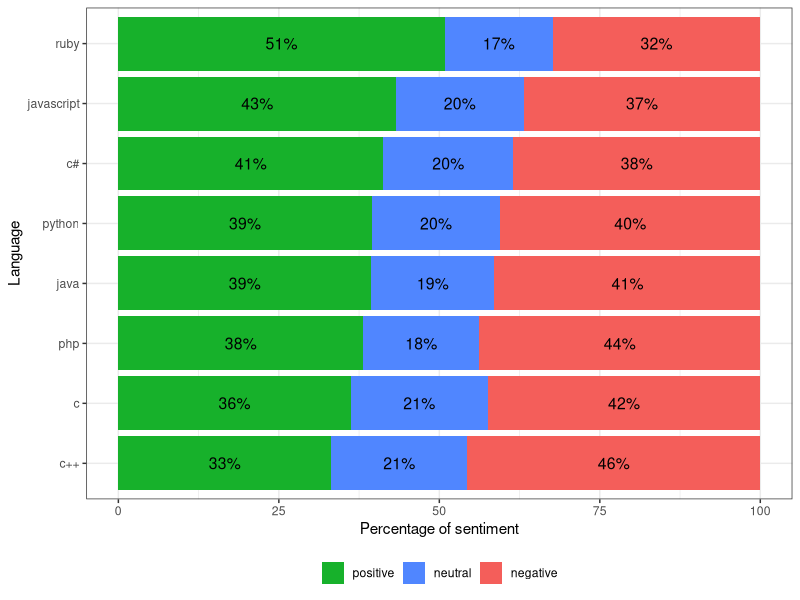

R code for this plot:
library(ggplot2)
library(dplyr)
data<-read.csv("gh-comment-sentiment.csv", header=TRUE)
stats1<-data %>% select(language, score) %>% 
  mutate(tone=as.factor(ifelse(score>0, "positive", ifelse(score<0, "negative", "neutral")))) %>%
  select(language, tone) %>% 
  group_by(language, tone) %>% 
  summarize(count=n()) %>%
  ungroup() %>%  arrange(language, desc(tone)) %>%
  group_by(language) %>%
  mutate(tone_percent = 100*count/sum(count), label_pos=cumsum(tone_percent) - 0.5 * tone_percent)
temp<-stats1 %>% filter(tone=="positive") %>% arrange(-tone_percent) %>% select(language)
temp$pos<-seq.int(nrow(temp))
stats1<-merge(stats1, temp, by="language")
ggplot() + theme_bw() + geom_bar(aes(y=tone_percent, x=reorder(language, -pos), fill=tone), data=stats1, stat="identity") + 
  geom_text(data=stats1, aes(x = language, y = label_pos, ymax=label_pos, hjust = 0.5, label = paste0(round(tone_percent),"%")), size=4) + 
  labs(x="Language", y="Percentage of sentiment") +
  scale_fill_manual(values=c('#F45E5A', '#5086FF', '#17B12B'), guide = guide_legend(reverse = TRUE)) + 
  theme(legend.position="bottom", legend.direction="horizontal", legend.title = element_blank()) + coord_flip()
